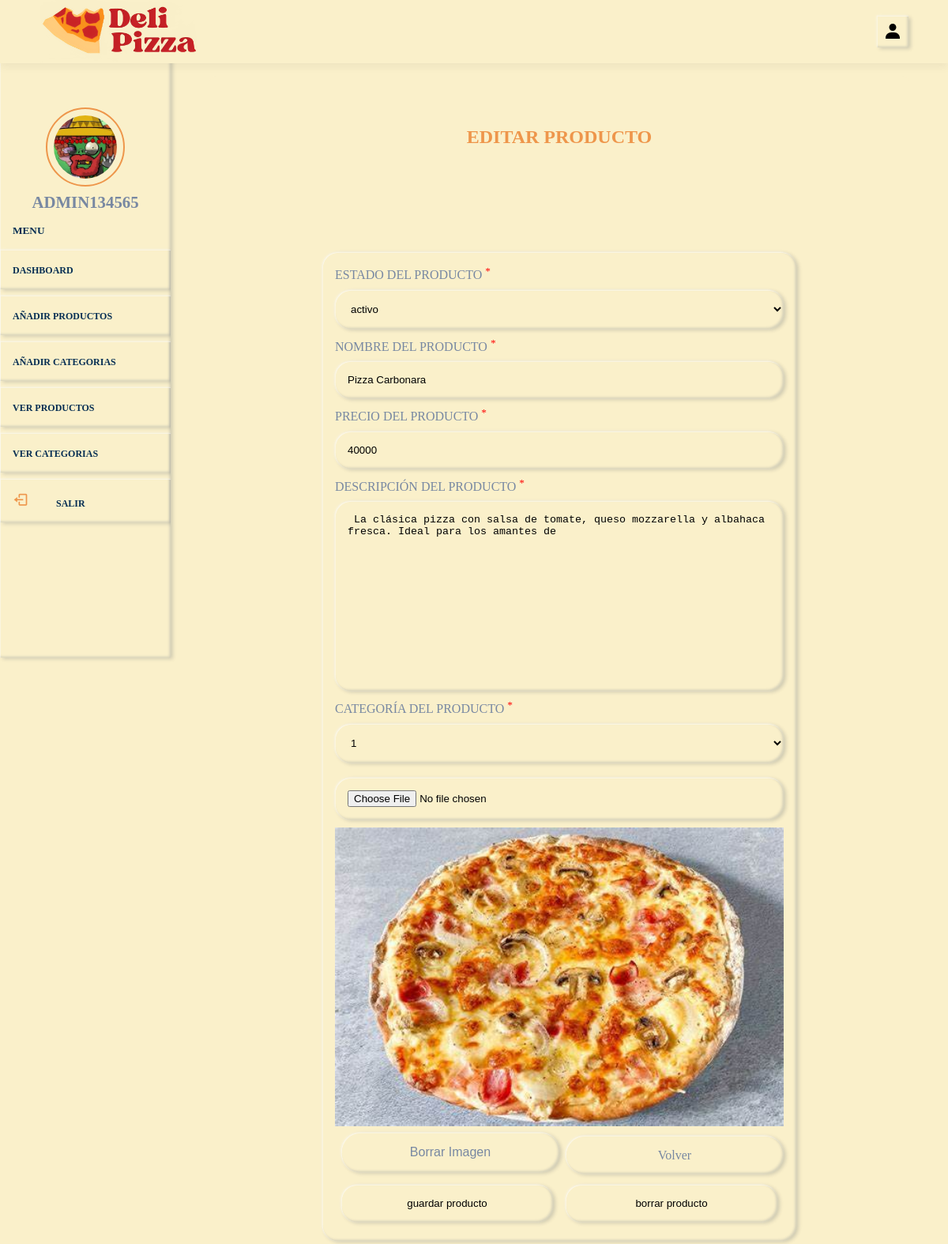
The page /delipizza_2.0/delipizza/admin-pannel/edit-product.php?id=16 (signed in) on the database its author committed.
### tables this page shows
CREATE TABLE IF NOT EXISTS administrador (
  ID_Administrador int UNSIGNED NOT NULL AUTO_INCREMENT COMMENT 'En esta casilla se guardara la ID del administrador, la cual se incrementa automaticamente.',
  nombre_Admin varchar(30) NOT NULL COMMENT 'Se guarda el nombre del administrador ',
  email_Admin varchar(30) NOT NULL COMMENT 'Se guarda el email del administrador para las credenciales de ingreso',
  contraseña_Admin varchar(100) NOT NULL COMMENT 'Se guarda la contraseña del administrador la cual esta cifrada usando sha1 de php',
  foto varchar(255) NOT NULL COMMENT 'Se guarda el nombre y el tipo de archivo de la foto subida por el administrador',
  PRIMARY KEY (ID_Administrador)
);

CREATE TABLE IF NOT EXISTS producto (
  ID_producto int UNSIGNED NOT NULL AUTO_INCREMENT COMMENT 'Numero de identificacion unico por cada producto, de formato integer',
  CategoriaID int UNSIGNED NOT NULL COMMENT 'Llave foranea correspondiente a la categoria a la que pertenece cada producto',
  nombre_Producto varchar(30) NOT NULL COMMENT 'Se guarda el nombre de cada producto, es un string de maximo 30 valores y acepta caracteres extraños',
  img_Producto varchar(100) NOT NULL COMMENT 'Se guarda la imagen de cada producto, nombre y tipo de archivo, maximo 100 caracteres',
  descripcion_Producto varchar(100) NOT NULL COMMENT 'La descripcion correspondiente al producto, de maximo 100 caracteres',
  precio_Producto float NOT NULL COMMENT 'El precio unitario de cada producto',
  estado varchar(30) NOT NULL COMMENT 'Se tienen 2 estados, activo e inactivo, no se borra sino que se pone en inactivo',
  PRIMARY KEY (ID_producto),
  KEY IDCategoria_Producto (CategoriaID)
);

### delipizza_2.0/delipizza/admin-pannel/edit-product.php (the view, shortened to what this page needs)
<?php
include '../components/connect.php';
?>
<!DOCTYPE html>
<html lang="en">
<head>
    <link href='https://unpkg.com/boxicons@2.1.4/css/boxicons.min.css' rel='stylesheet'>
</head>
<body>
    <div class="main-container">
        <?php include '../components/admin-header.php'; ?>
        <section class="post-editor">
            <h1 class="heading">Editar producto</h1>
            <div class="box-container">
                <?php
                $product_id = $_GET['id'];
                $get_product = $conn->prepare("SELECT * FROM producto WHERE ID_Producto = ?");
                $get_product->execute([$product_id]);
                if ($get_product->rowCount() > 0) {
                    while ($fetch_product = $get_product->fetch(PDO::FETCH_ASSOC)) {
                ?>
                        <div class="form-container">
                            <form action="" method="post" enctype="multipart/form-data">
                                <div class="input-field">
                                    <label for="status">Estado del Producto <sup>*</sup></label>
                                    <select name="status" id="">
                                        <option value="<?= $fetch_product['estado']; ?>" selected>
                                            <?= $fetch_product['estado']; ?>
                                        </option>
                                    </select>
                                </div>
                                <div class="input-field">
                                    <label for="title">Nombre del Producto <sup>*</sup></label>
                                    <input type="text" name="title" id="title" value="<?= $fetch_product['nombre_Producto']; ?>" required>
                                </div>
                                <div class="input-field">
                                    <label for="price">Precio del Producto <sup>*</sup></label>
                                    <input type="number" name="price" id="price" value="<?= $fetch_product['precio_Producto']; ?>" required>
                                </div>
                                <div class="input-field">
                                    <label for="description">Descripción del Producto <sup>*</sup></label>
                                    <textarea name="description" id="description" cols="30" rows="10" required><?= $fetch_product['descripcion_Producto']; ?></textarea>
                                </div>
                                <div class="input-field">
                                    <label for="category">
                                        Categoría del Producto <sup>*</sup>
                                    </label>
                                    <select name="category" id="category">
                                        <option value="<?= $fetch_product['CategoriaID']; ?>" selected>
                                            <?= $fetch_product['CategoriaID']; ?>
                                        </option>
                                </div>
                                <div class="input-field">
                                    <input type="file" name="image" id="image" required>
                                    <?php if ($fetch_product['img_Producto'] != '') { ?>
                                        <img src="../uploaded-img/productos/<?= $fetch_product['img_Producto']; ?>" alt="" class="image">
                                        <div class="flex-btn">
                                            <input type="submit" name="delete_image" class="btn" value="borrar imagen">
                                            <a href="view-products.php" class="btn" style="width:49%; text-align:center; height: 3rem;margin-top:.7rem;">volver</a>
                                        </div>
                                    <?php } ?>
                                    <div class="flex-btn">
                                        <input type="submit" name="save" value="guardar producto">
                                        <input type="submit" name="delete_product" value="borrar producto">
                                    </div>
                                </div>
                            </form>
                        </div>
            </div>
        <?php
                    }
                } else {
                    echo '  <div class="empty">
                <p>No hay productos añadidos aún <br><a href="add-products.php" class="btn" style="margin-top: 1.5rem;">Añadir producto</a></p>
            </div>';
        ?>
    <?php } ?>
        </section>
    </div>
</body>
</html>

### delipizza_2.0/delipizza/components/admin-header.php (shortened to what this page needs)
<header>
    <div class="logo">
        <a href="dashboard.php"> <img src="../image/Delipizza-logo-final.jpg" alt="Logo de la tienda Delipizza " width="200"></a>
    </div>
    <div class="right">
        <div class="" id="user-btn"><img src="../image/user-solid-24.png" alt=""></div>
    </div>
</header>
<div class="side-container">
    <div class="sidebar">
        <?php
        $select_profile = $conn->prepare("SELECT * FROM administrador WHERE ID_Administrador = ?");
        $select_profile->execute([$admin_id]);
        if ($select_profile->rowCount() > 0) {
            $fetch_profile = $select_profile->fetch(PDO::FETCH_ASSOC);
        ?>
            <div class="profile">
                <img src="../uploaded-img/admin/<?= $fetch_profile['foto'] ?>" alt="" class="logo-img" width="100">
                <p><?= $fetch_profile['nombre_Admin'];   ?></p>
            </div>
        <?php } ?>
        <h5>Menu</h5>
        <div class="navbar">
            <ul>
                <li><a href="dashboard.php">Dashboard</a></li>
                <li><a href="add-products.php">Añadir productos</a></li>
                <li><a href="add-category.php">Añadir Categorias</a></li>
                <li><a href="view-products.php">Ver productos</a></li>
                <li><a href="view-category.php">Ver Categorias</a></li>
                <li><a href="../components/admin-logout.php" onclick="return confirm('¿Salir del sitio?')"><i class="bx bx-log-out"></i> Salir</a></li>
            </ul>
        </div>
    </div>
</div>

### rows shown on the page
administrador: foto (picture), nombre_Admin "ADMIN134565"
producto: status "activo", title "Pizza Carbonara", price "40000", description "La clásica pizza con salsa de tomate, queso mozzarella y albahaca fresca. Ideal para los amantes de", category "1", img_Producto (picture)
